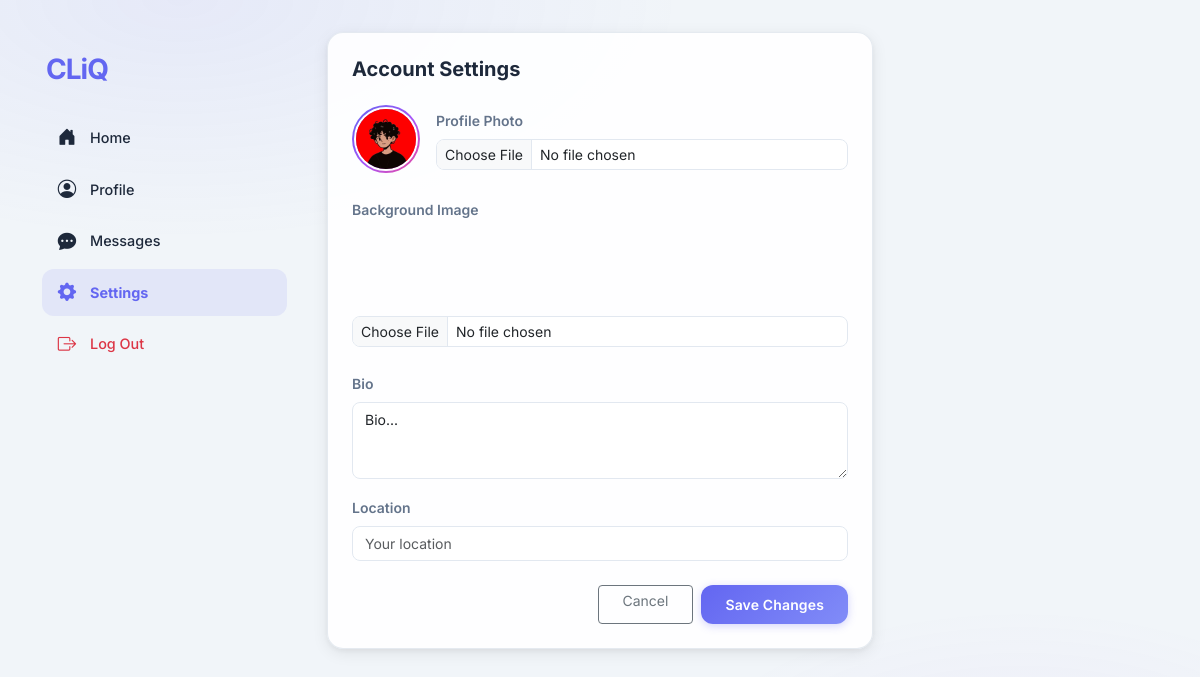
/settings (signed in), run on the app's committed database.
### core/models.py (models this page shows, shortened)
class Users(AbstractUser):
    username = models.CharField(max_length=200, null=True ,unique=True)
    email = models.EmailField(unique=True,null=True)
    bio = models.TextField(null=True,default="Bio...")
    location = models.CharField(max_length=100,blank=True)
    avatar = models.ImageField(upload_to="profile_images", null=True,default="avatar.png")
    backgroundImage = models.ImageField(upload_to="background", null=True,default="windows-xp-wallpaper-bliss_T5gheWz.jpg")
    USERNAME_FIELD = 'username'
    REQUIRED_FIELDS = ['email']

### core/views.py (the view, shortened to what this page needs)
# urls.py: path('settings', views.settings, name="settings"),
@login_required(login_url='signin')
def settings(request):
    user_profile = Users.objects.get(id=request.user.id)
    content = {
        'user_profile': user_profile
    }
    return render(request,'settings.html',content)

### templates/settings.html (shortened to what this page needs)
{% extends 'main.html' %}
{% block content %}
<div class="row g-0 g-lg-4">
    <div class="col-lg-3 d-none d-lg-flex flex-column">
        <div class="left-sidebar sticky-sidebar">
            <div class="sidebar-logo mb-4"><a href="{% url 'index' %}" class="text-decoration-none"><span
                        class="fw-bold fs-3" style="color:var(--primary);letter-spacing:-1px;">CLiQ</span></a></div>
            <nav class="d-flex flex-column gap-1 mb-4">
                <a href="{% url 'index' %}" class="sidebar-nav-link"><i class="bi bi-house-door-fill"></i> Home</a>
                <a href="{% url 'profile' request.user.id %}" class="sidebar-nav-link"><i
                        class="bi bi-person-circle"></i> Profile</a>
                <a href="{% url 'chat' %}" class="sidebar-nav-link"><i class="bi bi-chat-dots-fill"></i> Messages</a>
                <a href="{% url 'settings' %}" class="sidebar-nav-link active"><i class="bi bi-gear-fill"></i>
                    Settings</a>
                <a href="{% url 'logout' %}" class="sidebar-nav-link text-danger"><i class="bi bi-box-arrow-right"></i>
                    Log Out</a>
            </nav>
        </div>
    </div>
    <div class="col-lg-6">
        <div class="modern-card p-4 mt-2">
            <h5 class="fw-bold mb-4">Account Settings</h5>
            <form action="" method="POST" enctype="multipart/form-data">
                <div class="mb-4 d-flex align-items-center gap-3">
                    <div class="avatar-ring"><img src="{{ user_profile.avatar.url }}" width="64" height="64"
                            class="avatar-img"></div>
                    <div class="flex-grow-1">
                        <label class="form-label fw-semibold small text-muted">Profile Photo</label>
                        <input type="file" name="image" class="form-control form-control-sm rounded-3">
                    </div>
                </div>
                <div class="mb-4">
                    <label class="form-label fw-semibold small text-muted">Background Image</label>
                    <div class="mb-2 rounded-3 overflow-hidden"
                        style="height:80px;background-image:url('{{ user_profile.backgroundImage.url }}');background-size:cover;background-position:center;">
                    </div>
                    <input type="file" name="backgroundImage" class="form-control form-control-sm rounded-3">
                </div>
                <div class="mb-3">
                    <label for="bio" class="form-label fw-semibold small text-muted">Bio</label>
                    <textarea id="bio" name="bio" class="form-control rounded-3" rows="3"
                        placeholder="Tell us about yourself...">{{ user_profile.bio }}</textarea>
                </div>
                <div class="mb-4">
                    <label for="location" class="form-label fw-semibold small text-muted">Location</label>
                    <input type="text" id="location" name="location" value="{{ user_profile.location }}"
                        class="form-control rounded-3" placeholder="Your location">
                </div>
                <div class="d-flex gap-2 justify-content-end">
                    <a href="{% url 'index' %}" class="btn btn-outline-secondary btn-sm px-4">Cancel</a>
                    <button type="submit" class="btn btn-modern btn-sm px-4">Save Changes</button>
                </div>
            </form>
        </div>
    </div>
</div>
{% endblock %}

### core/static/style.css (style rules this page uses)
:root { --primary: #6366f1; --primary-hover: #4f46e5; --primary-light: rgba(99, 102, 241, 0.10); --danger: #ef4444; --bg: #f1f5f9; --card: rgba(255, 255, 255, 0.88); --card-border: rgba(203, 213, 225, 0.5); --text: #1e293b; --text-muted: #64748b; --shadow-sm: 0 1px 3px rgba(0, 0, 0, 0.07); --shadow-md: 0 4px 16px rgba(0, 0, 0, 0.08), 0 2px 6px rgba(0, 0, 0, 0.05); --shadow-lg: 0 12px 32px rgba(0, 0, 0, 0.12); --radius: 16px; --radius-sm: 10px; --sidebar-w: 240px; }
*, *::before, *::after { box-sizing: border-box; margin: 0; padding: 0; }
body { font-family: 'Inter', system-ui, -apple-system, sans-serif; background: var(--bg); color: var(--text); -webkit-font-smoothing: antialiased; min-height: 100vh; }
body::before { content: ''; position: fixed; inset: 0; background: radial-gradient(ellipse 70% 50% at 15% 0%, rgba(99, 102, 241, 0.08) 0%, transparent 60%), radial-gradient(ellipse 50% 40% at 85% 100%, rgba(168, 85, 247, 0.06) 0%, transparent 60%); pointer-events: none; z-index: 0; }
.modern-card { background: var(--card); backdrop-filter: blur(14px); -webkit-backdrop-filter: blur(14px); border: 1px solid var(--card-border); border-radius: var(--radius); box-shadow: var(--shadow-md); transition: box-shadow 0.25s ease; overflow: hidden; }
.sticky-sidebar { position: sticky; top: 24px; }
.left-sidebar { padding: 24px 16px 24px 0; }
.sidebar-logo { padding: 0 4px; }
.sidebar-nav-link { display: flex; align-items: center; gap: 12px; padding: 10px 14px; border-radius: 12px; font-weight: 500; font-size: 0.9rem; color: var(--text); text-decoration: none; transition: background 0.18s ease, color 0.18s ease; }
.sidebar-nav-link i { font-size: 1.15rem; width: 22px; text-align: center; }
.sidebar-nav-link.active { background: var(--primary-light); color: var(--primary); font-weight: 700; }
.btn-modern { background: linear-gradient(135deg, var(--primary) 0%, #818cf8 100%); color: #fff !important; border: none; border-radius: 12px; padding: 9px 20px; font-weight: 600; font-size: 0.875rem; letter-spacing: 0.01em; transition: all 0.22s ease; box-shadow: 0 2px 8px rgba(99, 102, 241, 0.28); cursor: pointer; }
.avatar-ring { padding: 2px; background: linear-gradient(135deg, #6366f1 0%, #a855f7 55%, #ec4899 100%); border-radius: 50%; display: inline-flex; flex-shrink: 0; }
.avatar-img { border: 2px solid #fff; border-radius: 50%; object-fit: cover; display: block; }
.form-control { border-radius: 10px; border: 1.5px solid #e2e8f0; font-size: 0.875rem; transition: border-color 0.20s ease, box-shadow 0.20s ease; }
.fw-semibold { font-weight: 600 !important; }
.text-muted { color: var(--text-muted) !important; }

### data on the page
Users: avatar (picture), bio "Bio..."
